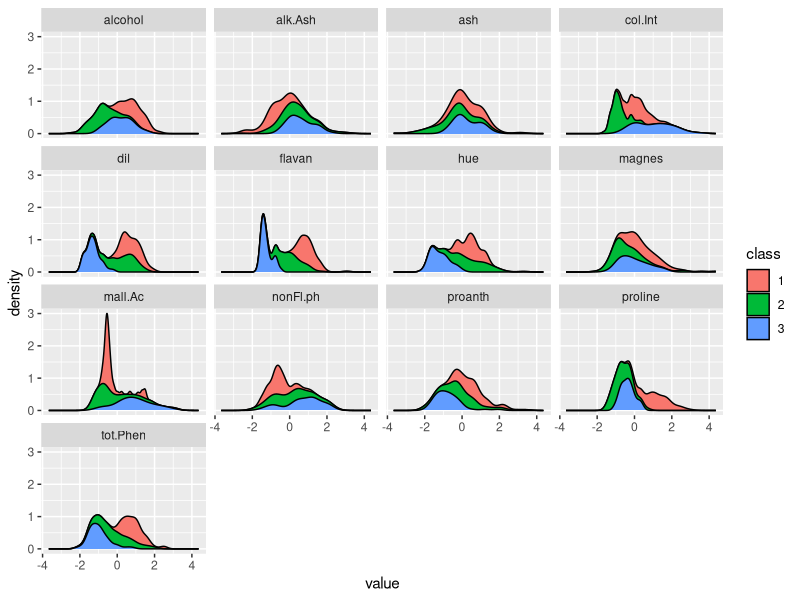
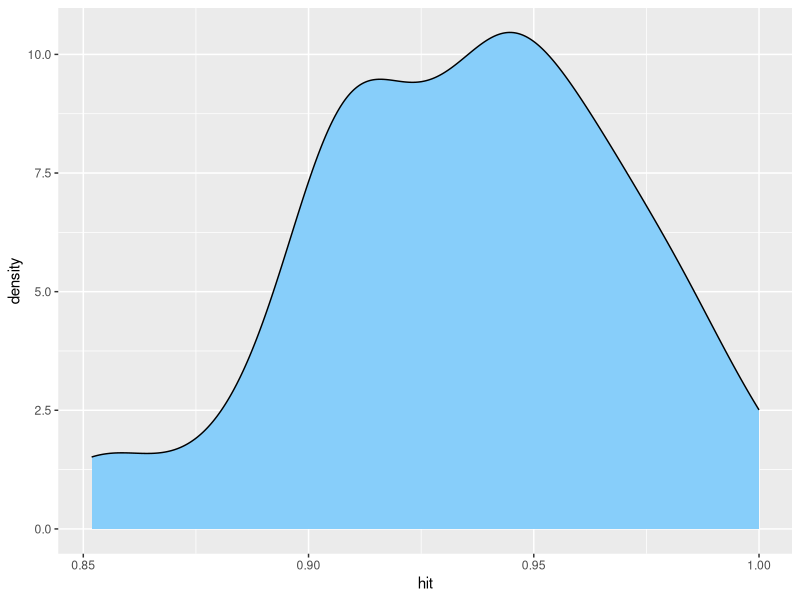
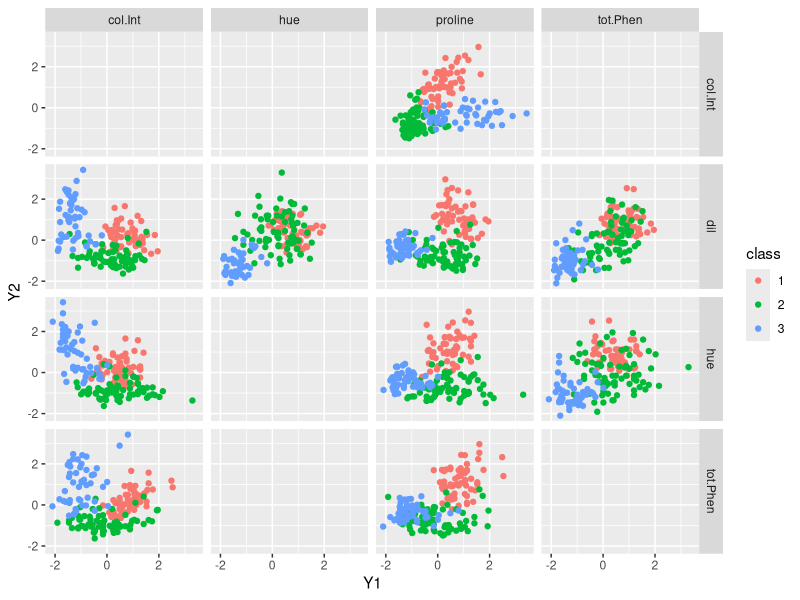
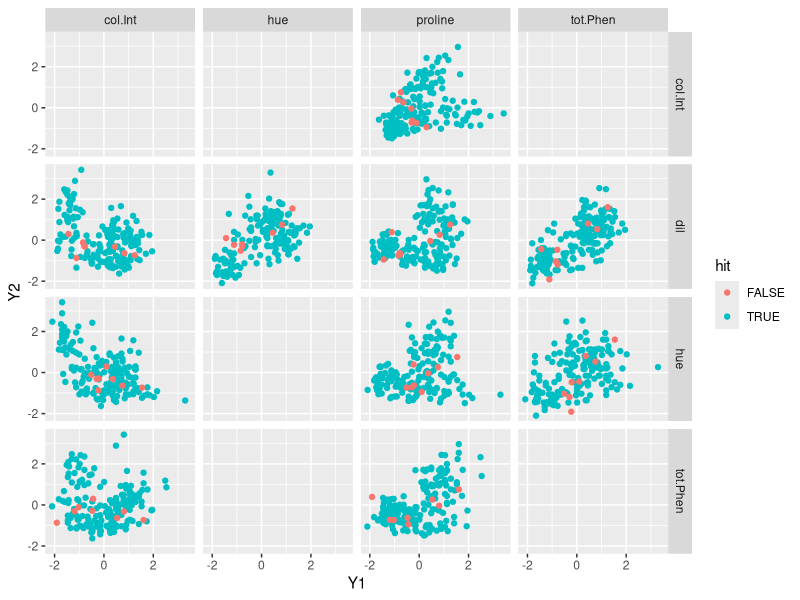

R code for these plots, in order:
## ---- chunk 1
# Loading package
suppressPackageStartupMessages({
  library(nnet)
  library(tidyverse)
  library(modelr)})
#Loading dataset
read_csv("data/wine.csv") %>% 
  rename(class = X1, 
         alcohol = X2, 
         mall.Ac = X3, 
         ash = X4, 
         alk.Ash = X5, 
         magnes = X6, 
         tot.Phen = X7, 
         flavan = X8, 
         nonFl.ph = X9, 
         proanth = X10, 
         col.Int = X11, 
         hue = X12, 
         dil = X13, 
         proline = X14) -> wine
## ---- chunk 2
wine
## ---- chunk 3
mutate(wine, class = as.character(class)) %>% 
  mutate_if(is.numeric, scale) %>% # change to z-scores
  gather(key, value, -class) %>% 
  ggplot(aes(x = value)) + 
  geom_density(aes(fill = class), position = "stack") + 
  facet_wrap(~ key, ncol = 4)
## ---- chunk 4
set.seed(2387)
tt.sets <- select(wine, 
                  class, 
                  dil, 
                  hue, 
                  tot.Phen, 
                  col.Int, 
                  proline) %>% 
  mutate(class = as.character(class) %>% as_factor) %>% 
  crossv_mc(n = 100, test = 0.3) %>% 
  mutate(ind.tr = map(train, as.integer), 
         ind.te = map(test, as.integer), 
         train.s = map(train, as_data_frame), 
         test.s = map(test, as_data_frame))
## ---- chunk 5
tt.sets
## ---- chunk 6
mnom <- function(df){
  multinom(class ~ 
             dil + 
             hue + 
             tot.Phen + 
             col.Int + 
             proline, 
           data = df, 
           trace = FALSE)}
## ---- chunk 7
mnom_predict <- function(model, df){
  preds <- predict(model, newdata = select(df, -class), type = "class")}
mnom_response <- function(df){
  df[["class"]]}
## ---- chunk 8
# average score
mnom_mscore <- function(pred, resp){
  df <- pred == resp
  mean(df)}
# create new variables
tt.sets <- tt.sets %>% 
  mutate(model = map(train.s, mnom), 
         pred = map2(model, test.s, mnom_predict), 
         resp = map(test.s, mnom_response), 
         hit = map2_dbl(pred, resp, mnom_mscore))
score <- summarise(tt.sets, score = mean(hit))
score[[1]]
## ---- chunk 9
rm(mnom, mnom_mscore, mnom_response, score)
## ---- chunk 10
select(tt.sets, hit) %>% 
  ggplot(aes(x = hit)) + 
  geom_density(fill = "#87CEFA")
## ---- chunk 11
rm(tt.sets)
## ---- chunk 12
# Generate variable pair combinations of 2
select(wine, 
       dil, 
       hue, 
       tot.Phen, 
       col.Int, 
       proline) %>% 
  tbl_vars %>% 
  combn(2) %>% 
  as_tibble %>% 
  gather %>% 
  rename(pair = key) %>% 
  mutate(elem = rep(c("X1", "X2"), 10)) %>% 
  spread(key = elem, value = value) %>% 
  select(-pair) -> value.prs
# Function to extract value from wine dataset
subset_frm_wine <- function(id, var) {
  rescol <- wine[, var] %>% scale
  res <- rescol[id]
  as.numeric(unlist(res))}
# Gather and spread to two 
select(wine, 
       class) %>% 
  mutate(
    class = as.character(class), 
    id = 1:n()) %>% 
  mutate(pairs = list(value.prs)) %>% 
  unnest() %>% 
  mutate(Y1 = map2_dbl(id, X1, subset_frm_wine), 
         Y2 = map2_dbl(id, X2, subset_frm_wine)) %>% 
  ggplot(aes(x = Y1, y = Y2)) + 
  geom_point(aes(color = class)) + 
  facet_grid(X1 ~ X2)
## ---- chunk 13
# Simulated trained model for all data
select(wine, 
       dil, 
       hue, 
       tot.Phen, 
       col.Int, 
       proline, 
       class) %>% 
  multinom(class ~ 
             dil + 
             hue + 
             tot.Phen + 
             col.Int + 
             proline, 
           data = ., 
           trace = FALSE) -> mnom_trained
# Seeing how the model sees predicts the same data
select(wine, 
       dil, 
       hue, 
       tot.Phen, 
       col.Int, 
       proline, 
       class) %>% 
  mutate(id = 1:n(), 
         pred = mnom_predict(mnom_trained, .), 
         hit = pred == class) %>% 
  mutate(pairs = list(value.prs)) %>% 
  unnest() %>% 
  mutate(Y1 = map2_dbl(id, X1, subset_frm_wine), 
         Y2 = map2_dbl(id, X2, subset_frm_wine)) %>% 
  arrange(desc(hit)) %>% 
  ggplot(aes(x = Y1, y = Y2)) + 
  geom_point(aes(color = hit)) + 
  facet_grid(X1 ~ X2)
## ---- chunk 14
rm(mnom_predict, subset_frm_wine)
rm(mnom_trained, value.prs, wine)
